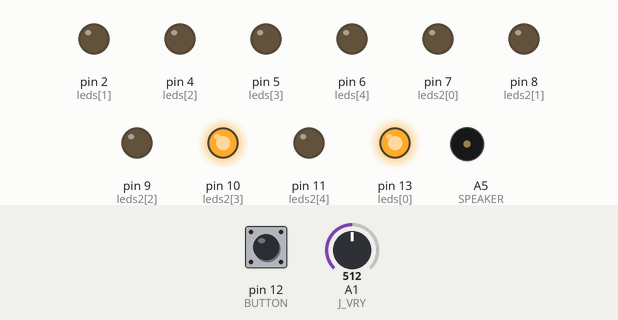
Recording of a sketch running on a simulated Arduino Uno, built with avr-gcc and run on an emulated ATmega328P. Shown: output pins drawn as LEDs (lit = HIGH), buzzer (waves = sounding). Dashed ring = blinking. Inputs (shaded band) come from the test bench; at power-on: pin 12 (BUTTON) HIGH, A1 (J_VRY) = 512. Random numbers use the default seed unless the sketch sets one.

Above: at 1.2 s.
1.3 s: pin 12 (BUTTON) pulled LOW for 3.2 s
At 3.68 s:
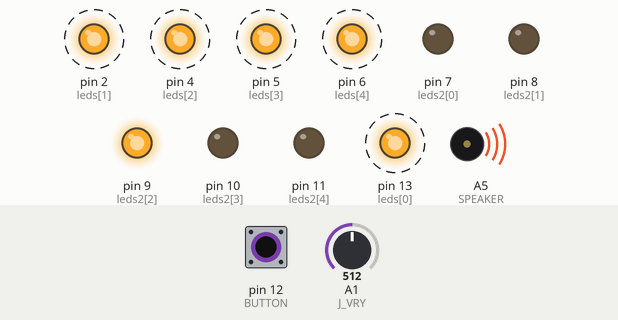
6.0 s: A1 (J_VRY) set to 1009
9.0 s: A1 (J_VRY) set to 1023
At 10.3 s:
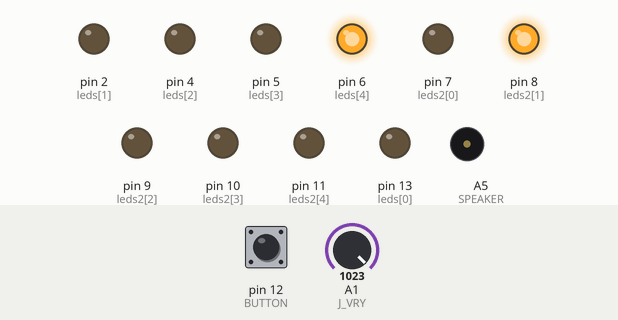
12.0 s: pin 12 (BUTTON) pulled LOW for 0.15 s
At 13.27 s:
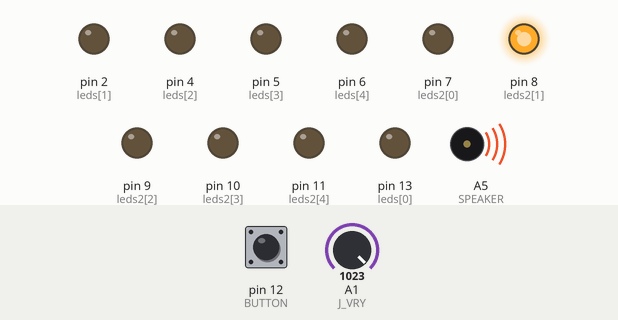
15.1 s: pin 12 (BUTTON) pulled LOW for 1 s
At 17.7 s:
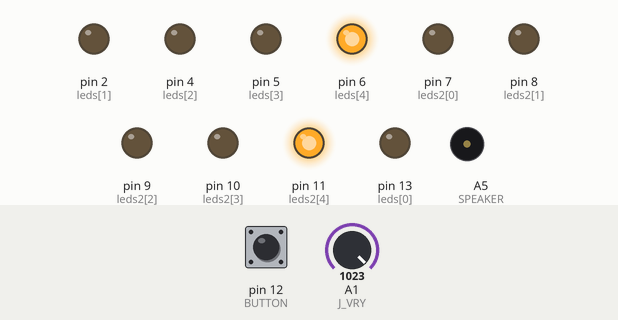
18.1 s: A1 (J_VRY) set to 520
21.1 s: A1 (J_VRY) set to 503
At 23.3 s:
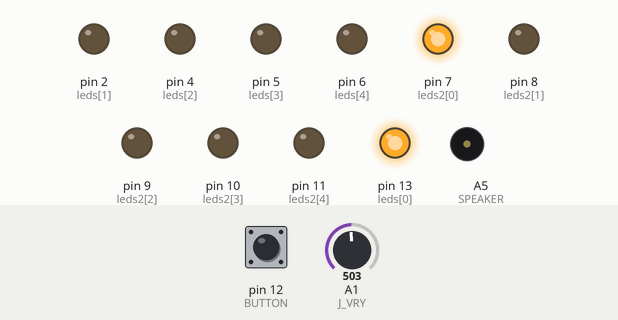
Timing chart, 0 to 40.5 s (numbered marks = the images above; inputs shaded):
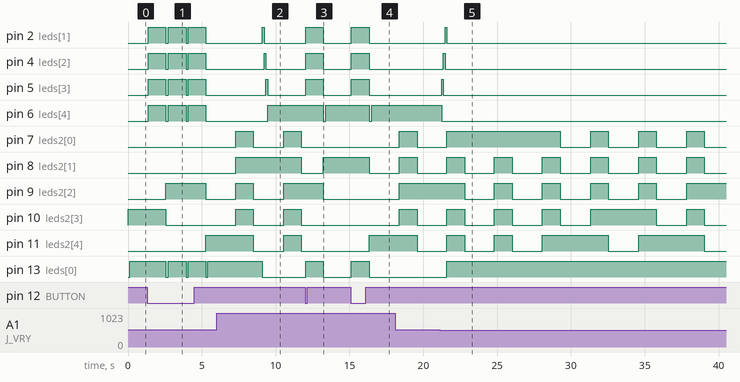

Measured:
- the behaviour switches between 1022 and 1023 on A1 (J_VRY) (found by bisection; images 1 and 2)
- the behaviour switches between 512 and 511 on A1 (J_VRY) (found by bisection; images 4 and 5)
- after the input at 1.3 s, pin 2 (leds[1]), pin 4 (leds[2]), pin 5 (leds[3]), pin 6 (leds[4]): alternates HIGH for 1.2 s and LOW for 0.15 s, starting after 0.06 s; pin 13 (leds[0]): alternates HIGH for 1.2 s and LOW for 0.13 s, starting after 1.3 s
- after the input at 9.0 s, pin 2 (leds[1]): LOW → HIGH after 0.09 s, → LOW 0.12 s later; pin 4 (leds[2]): LOW → HIGH after 0.21 s, → LOW 0.12 s later; pin 5 (leds[3]): LOW → HIGH after 0.33 s, → LOW 0.12 s later; pin 6 (leds[4]): LOW → HIGH after 0.45 s; pin 13 (leds[0]): HIGH → LOW after 0.09 s
- after the input at 12.0 s, pin 2 (leds[1]), pin 4 (leds[2]), pin 5 (leds[3]), pin 13 (leds[0]): LOW → HIGH at once, → LOW 1.2 s later; pin 6 (leds[4]): HIGH → LOW after 1.2 s, → HIGH 0.17 s later
- after the input at 15.1 s, pin 2 (leds[1]), pin 4 (leds[2]), pin 5 (leds[3]), pin 13 (leds[0]): LOW → HIGH at once, → LOW 1.2 s later; pin 6 (leds[4]): HIGH → LOW after 1.2 s, → HIGH 0.17 s later
- after the input at 21.1 s, pin 2 (leds[1]): LOW → HIGH after 0.38 s, → LOW 0.12 s later; pin 4 (leds[2]): LOW → HIGH after 0.26 s, → LOW 0.12 s later; pin 5 (leds[3]): LOW → HIGH after 0.14 s, → LOW 0.12 s later; pin 6 (leds[4]): HIGH → LOW after 0.14 s; pin 13 (leds[0]): LOW → HIGH after 0.50 s
- by itself, pin 7 (leds2[0]): repeats every 3.3 s: LOW 2.1 s, HIGH 1.2 s

The sketch:

Arduino-LED-Shooter.ino
```cpp
  int J_VRX = A0;
  int J_VRY = A1;
  int BUTTON = 12;
  int SPEAKER = A5;

  int leds[] = {13, 2, 4, 5, 6};
  int leds2[] = {7, 8, 9, 10, 11};

  int speed = 0;
  int playerPosition = 0;
  int secretGoal = 0;
  int sp = 0;
  uint32_t timer;

  void setup() {
    for (int i = 0; i < 5; i++) {
      pinMode(leds[i], OUTPUT);
    }
    for (int i = 0; i < 5; i++) {
      pinMode(leds2[i], OUTPUT);
    }

    pinMode(BUTTON, INPUT_PULLUP);
    pinMode(SPEAKER, OUTPUT);

    randomSeed(analogRead(A1) + analogRead(A2) + micros());
    secretGoal = random(0, 5);

    digitalWrite(leds2[secretGoal], HIGH);
    timer = millis();

    Serial.begin(9600);
  }

  //Reset old, unused leds on player led-line
  void resetPlayerLeds() {
    for (int i = 0; i < 5; i++) {
      digitalWrite(leds[i], LOW);
    }
  }

  //Turn off goal leds, generating new number
  void resetGoalLeds() {
    for (int i = 0; i < 5; i++) {
      digitalWrite(leds2[i], LOW);
    }
    secretGoal = random(0, 5);
    digitalWrite(leds2[secretGoal], HIGH);
    tone(SPEAKER, 200);
    delay(50);
    noTone(SPEAKER);
  }

  //Get player position(0-4)
  int getPlayerPosition() {
    for (int i = 0; i < 5; i++) {
      if (digitalRead(leds[i]) == HIGH) {
        return i;
      }
    }
  }

  void sadMusic() {
    tone(SPEAKER, 440, 200);
    delay(250);
    tone(SPEAKER, 415, 200);
    delay(250);
    tone(SPEAKER, 392, 200);
    delay(250);
    tone(SPEAKER, 370, 400);
    delay(450);

  }

  void loop() {
    int y = map(analogRead(J_VRY), 0, 1023, -1, 1);
    float speed = y;

    if (millis() - timer >= 2000) {
      timer = millis();
      for (int i = 0; i < 5; i++) {
        digitalWrite(leds2[i], HIGH);
      }

      sadMusic();
      timer = millis();
      resetGoalLeds();
    }

    //Checking for win condition
    if (digitalRead(12) == LOW && playerPosition == secretGoal) {

      for (int i = 0; i < 5; i++) {
        digitalWrite(leds2[i], HIGH);
      }

      tone(SPEAKER, 20);
      delay(50);
      noTone(SPEAKER);

      delay(1500);
      timer = millis();
      resetGoalLeds();
    }

    //If player makes mistake
    if (digitalRead(12) == LOW && playerPosition != secretGoal) {
      for (int i = 0; i < 5; i++) {
        digitalWrite(leds[i], HIGH);
      }

      sadMusic();

      resetPlayerLeds();
      timer = millis();
      resetGoalLeds();
    }

    sp += speed;
    sp = constrain(sp, 0, 4);

    if (getPlayerPosition() != playerPosition) {
      tone(SPEAKER, 1000);
      delay(40);
      noTone(SPEAKER);
    }

    playerPosition = getPlayerPosition();

    delay(80);
    resetPlayerLeds();
    digitalWrite(leds[sp], HIGH);
  }
```
